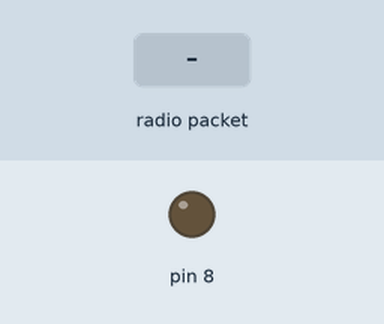
This sketch was run on a simulated Arduino Uno, built with avr-gcc and run on an emulated ATmega328P. Parts: output pins drawn as LEDs (lit = HIGH). The inputs (shaded band) are chosen by the test bench. No radio packets arrive unless stated; what the sketch prints to the serial monitor is not drawn.

Above: at 6.8 s.
6.9 s: radio packet "," arrives
At 9.6 s:
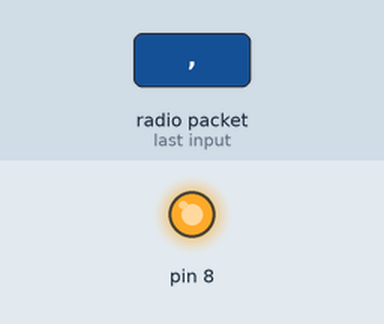
11.6 s: radio packet "10" arrives
At 15.6 s:
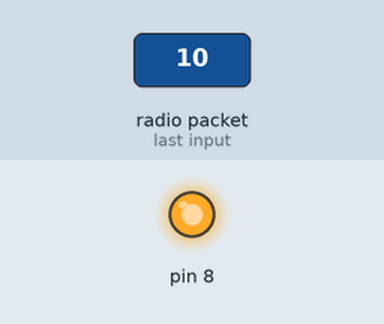
16.7 s: radio packet "5" arrives
23.1 s: radio packet "90" arrives
Timing chart, 0 to 30.5 s (numbered marks = the images above; inputs shaded):
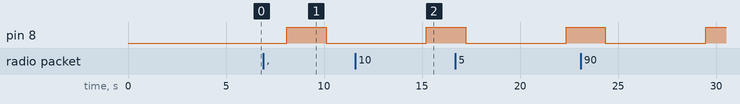

Measured:
- after the input at 6.9 s, pin 8: LOW → HIGH after 1.2 s, → LOW 2.0 s later
- after the input at 11.6 s, pin 8: LOW → HIGH after 3.6 s

The sketch:

control.ino
```cpp
// Include RadioHead Amplitude Shift Keying Library

#include <RH_ASK.h>
// Include dependant SPI Library
#include <SPI.h>
#include "SoftwareSerial.h"
SoftwareSerial mySerial(2, 3);
#define rxPin 2
#define txPin 3
const String APN  = "internet";
const String USER = "";
const String PASS = "";

const String FIREBASE_HOST  = "https://smartflow-36cce-default-rtdb.europe-west1.firebasedatabase.app/";
const String FIREBASE_SECRET  = "fyQlG8FBOJgFHOFb6RxUVGtet8zoGgN0PB38xaYP";

// Define output strings

// Create Amplitude Shift Keying Object
//Note: pin13=relay signal, pin11=receiver signal
RH_ASK rf_driver;
uint8_t buf[14];
    uint8_t buflen = sizeof(buf);
    unsigned long previousMillis_Read = 0; // Store the last time an action was performed
    const unsigned long interval_Read = 4000; // Interval in milliseconds (10  second)
    unsigned long previousMillis_Trans = 0; //
    const unsigned long interval_Trans = 1000;
     char Crop_Type='T', Crop_Stage='V';
     int D_moisture=0; float D_temp=0.00; float D_hum=0.00 ; // this variable holds values from environment after they are decoded
     int bufsize=16;
    void  Read_Sensor(){
      int i=0;
       while( i<=10){
          if (rf_driver.recv(buf, &buflen)){
                  Serial.println("Received:  ");
                  Serial.println((char *)buf);
                 break;
            }
          else {
              i++;    }
             delay(2000);
          }

          if (i==10){
             Serial.println ("Can't from environment ");
           exit (1);
          }
    }
      void decode (int &moisture, float &temp, float &hum,uint8_t buff[14]){
            String holder;
             String sub_hum;
             String sub_mois;
              String sub_temp;
            for (int i = 0; i < sizeof(buf); i++) {

              holder += char(buf[i]);
              Serial.println(holder) ;
            }
            Serial.println(holder);

            if(holder.substring(1,2) == "," ){
               sub_mois= holder.substring(0,1);
               sub_hum= holder.substring(2,7);
              sub_temp= holder.substring(8,13);
            }
            else{
               sub_mois= holder.substring(0,2);
              sub_hum= holder.substring(3,8);
              sub_temp= holder.substring(9,14);
            }


            moisture=  sub_mois.toInt();
             temp= sub_temp.toFloat();
              hum= sub_hum.toFloat();


      }

      void Irrigate(/*char Crop_T,char Crop_S,int Temp,int hum,*/ int Soil_M){
       // if conditions are met, irrigate.
           decode( D_moisture, D_temp, D_hum,buf);
          if(!(D_moisture>=50)){
               digitalWrite(8,HIGH );
                Serial.println("pump is UP");
                               delay(2000);
                    digitalWrite(8,LOW);


          }
          else{
           Serial.println("Not time to irrigate");
          }


      }

void setup()
{
  Serial.begin(9600 );
  // Initialize ASK Object
  pinMode(8,OUTPUT);
 //from here we check whether environment substation is attached and work, and we also check for GSM module
  if (!rf_driver.init()){
    Serial.println("init failed");

     exit (1);
    }

    //Begin serial communication with SIM800
 /*
   SIM800.begin(9600);

   Serial.println("Initializing SIM800...");
   init_gsm();
    // after checking environment,we check for a connection to the GSM for the first time. if all is well then we enter the loop
*/
 }

void loop()
 {

 unsigned long currentMillis_Read = millis(); // Get the current time
  if (currentMillis_Read - previousMillis_Read >= interval_Read) {
        // check sensors to see where it is time to irrigate
        Read_Sensor();
        Irrigate(D_moisture);

          Serial.println("moistur:");
           Serial.println(D_moisture);
          Serial.println ("tempeture:");
          Serial.println (D_temp);
          Serial.println("humity:");
          Serial.println(D_hum);

    previousMillis_Read = currentMillis_Read;
     delay(5000);

  }
  /*
unsigned long currentMillis_Trans = millis(); // Get the current time
  if (currentMillis_Trans - previousMillis_Trans >= interval_Trans) {
        // check sensors to see where it is time to irrigate
    previousMillis_Trans = currentMillis_Trans;
  }
*/
 }

    /*
    // Check if received packet is correct size
    Serial.println("hello ");
    if (rf_driver.recv(buf, &buflen)){
      Serial.println("Received: ");
      Serial.println((char *)buf);
    }
    else {
      Serial.println ("not working ");
    }
     digitalWrite(13,HIGH);

     delay(2000);

     analogWrite(13,LOW);
     delay(2000);

}
*/
```
